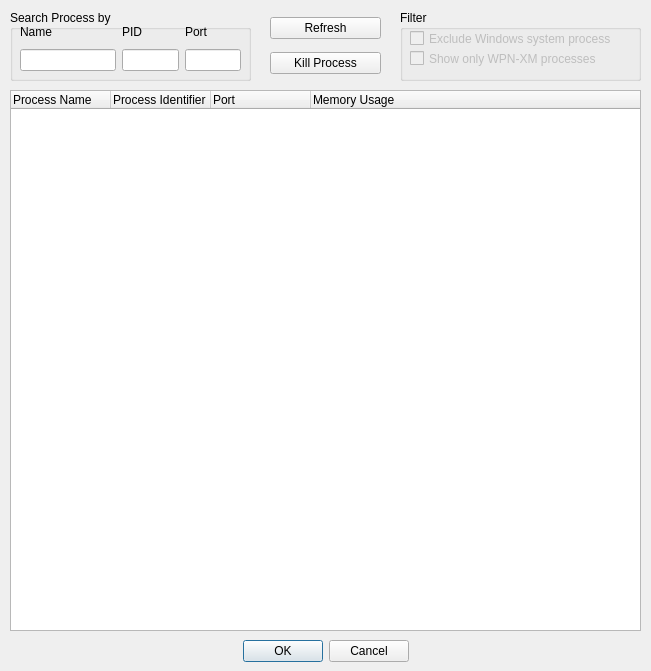
<?xml version="1.0" encoding="UTF-8"?>
<ui version="4.0">
 <class>ProcessViewerDialog</class>
 <widget class="QDialog" name="ProcessViewerDialog">
  <property name="geometry">
   <rect>
    <x>0</x>
    <y>0</y>
    <width>651</width>
    <height>671</height>
   </rect>
  </property>
  <property name="windowTitle">
   <string>Dialog</string>
  </property>
  <widget class="QTreeWidget" name="treeWidget">
   <property name="geometry">
    <rect>
     <x>10</x>
     <y>90</y>
     <width>631</width>
     <height>541</height>
    </rect>
   </property>
   <column>
    <property name="text">
     <string>Process Name</string>
    </property>
   </column>
   <column>
    <property name="text">
     <string>Process Identifier</string>
    </property>
   </column>
   <column>
    <property name="text">
     <string>Port</string>
    </property>
   </column>
   <column>
    <property name="text">
     <string>Memory Usage</string>
    </property>
   </column>
  </widget>
  <widget class="QGroupBox" name="groupBox">
   <property name="geometry">
    <rect>
     <x>400</x>
     <y>10</y>
     <width>241</width>
     <height>71</height>
    </rect>
   </property>
   <property name="title">
    <string>Filter</string>
   </property>
   <widget class="QCheckBox" name="checkBox_filterExcludeWindowsProcesses">
    <property name="enabled">
     <bool>false</bool>
    </property>
    <property name="geometry">
     <rect>
      <x>10</x>
      <y>20</y>
      <width>201</width>
      <height>17</height>
     </rect>
    </property>
    <property name="text">
     <string>Exclude Windows system processes</string>
    </property>
   </widget>
   <widget class="QCheckBox" name="checkBox_filterShowOnlyWpnxmProcesses">
    <property name="enabled">
     <bool>false</bool>
    </property>
    <property name="geometry">
     <rect>
      <x>10</x>
      <y>40</y>
      <width>211</width>
      <height>17</height>
     </rect>
    </property>
    <property name="text">
     <string>Show only WPN-XM processes</string>
    </property>
   </widget>
  </widget>
  <widget class="QGroupBox" name="groupBox_2">
   <property name="geometry">
    <rect>
     <x>10</x>
     <y>10</y>
     <width>241</width>
     <height>71</height>
    </rect>
   </property>
   <property name="title">
    <string>Search Process by</string>
   </property>
   <widget class="QWidget" name="formLayoutWidget">
    <property name="geometry">
     <rect>
      <x>10</x>
      <y>10</y>
      <width>221</width>
      <height>51</height>
     </rect>
    </property>
    <layout class="QGridLayout" name="gridLayout">
     <item row="0" column="1">
      <widget class="QLabel" name="label_searchByPID">
       <property name="text">
        <string>PID</string>
       </property>
      </widget>
     </item>
     <item row="0" column="0">
      <widget class="QLabel" name="label_searchByName">
       <property name="text">
        <string>Name</string>
       </property>
      </widget>
     </item>
     <item row="1" column="0">
      <widget class="QLineEdit" name="lineEdit_searchProcessByName">
       <property name="maximumSize">
        <size>
         <width>100</width>
         <height>16777215</height>
        </size>
       </property>
      </widget>
     </item>
     <item row="1" column="1">
      <widget class="QLineEdit" name="lineEdit_searchProcessByPid">
       <property name="maximumSize">
        <size>
         <width>60</width>
         <height>16777215</height>
        </size>
       </property>
      </widget>
     </item>
     <item row="0" column="2">
      <widget class="QLabel" name="label_searchByPort">
       <property name="text">
        <string>Port</string>
       </property>
      </widget>
     </item>
     <item row="1" column="2">
      <widget class="QLineEdit" name="lineEdit_searchProcessByPort">
       <property name="maximumSize">
        <size>
         <width>60</width>
         <height>16777215</height>
        </size>
       </property>
      </widget>
     </item>
    </layout>
   </widget>
  </widget>
  <widget class="QDialogButtonBox" name="buttonBox">
   <property name="geometry">
    <rect>
     <x>15</x>
     <y>640</y>
     <width>621</width>
     <height>23</height>
    </rect>
   </property>
   <property name="standardButtons">
    <set>QDialogButtonBox::Cancel|QDialogButtonBox::Ok</set>
   </property>
   <property name="centerButtons">
    <bool>true</bool>
   </property>
  </widget>
  <widget class="QWidget" name="verticalLayoutWidget">
   <property name="geometry">
    <rect>
     <x>270</x>
     <y>10</y>
     <width>111</width>
     <height>71</height>
    </rect>
   </property>
   <layout class="QVBoxLayout" name="verticalLayout">
    <item>
     <widget class="QPushButton" name="pushButton_Refresh">
      <property name="text">
       <string>Refresh</string>
      </property>
     </widget>
    </item>
    <item>
     <widget class="QPushButton" name="pushButton_KillProcess">
      <property name="text">
       <string>Kill Process</string>
      </property>
     </widget>
    </item>
   </layout>
  </widget>
 </widget>
 <resources/>
 <connections/>
</ui>
